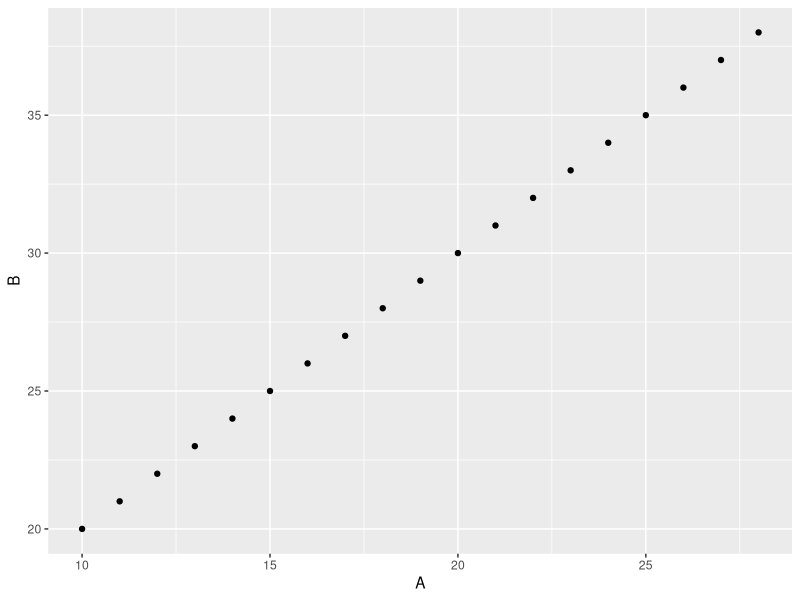
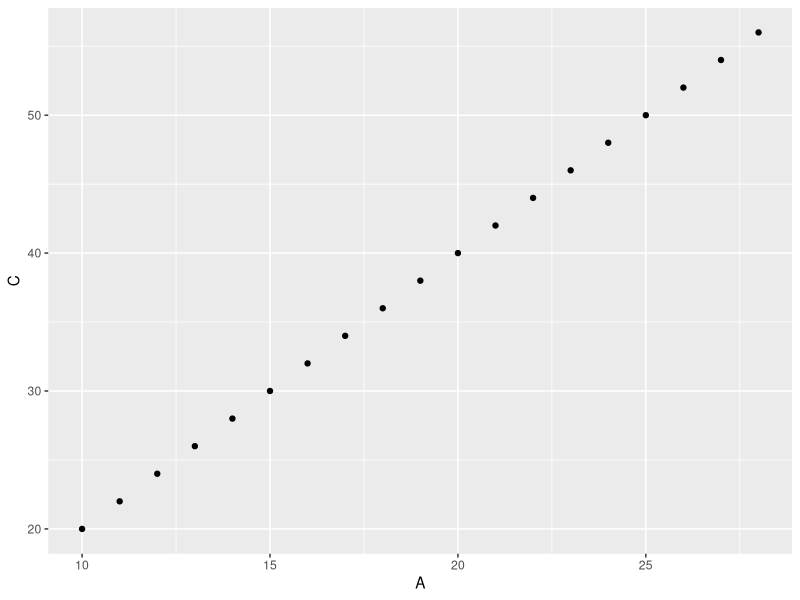
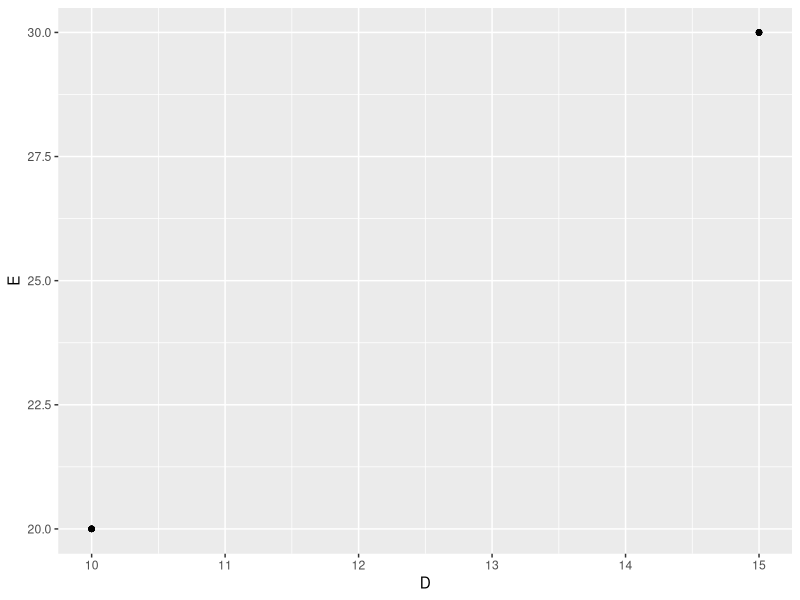
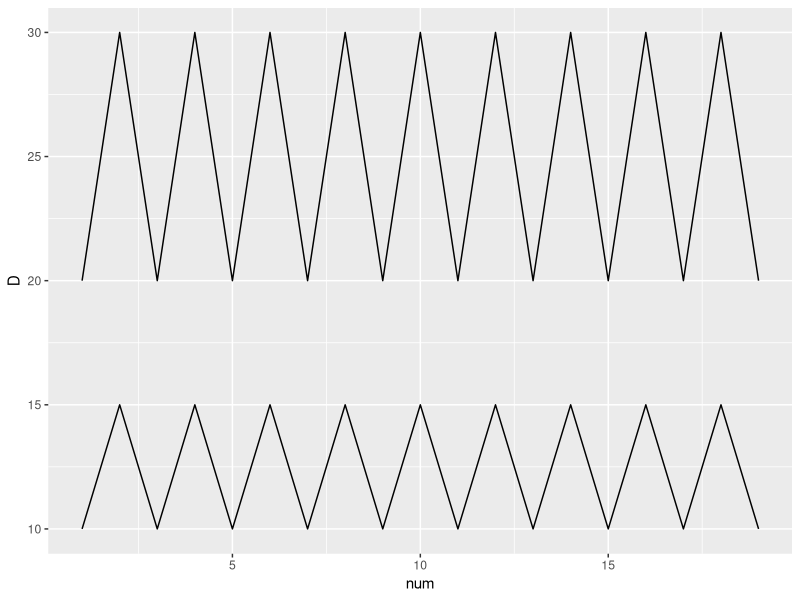
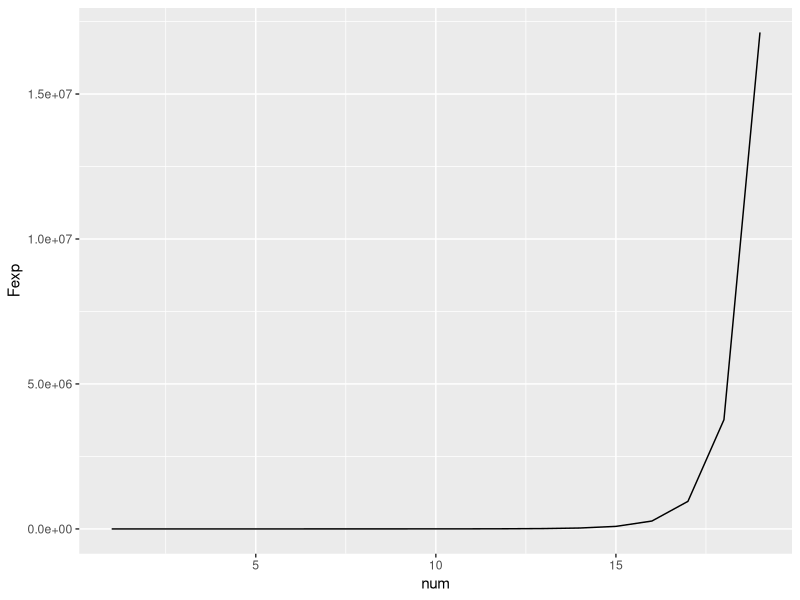
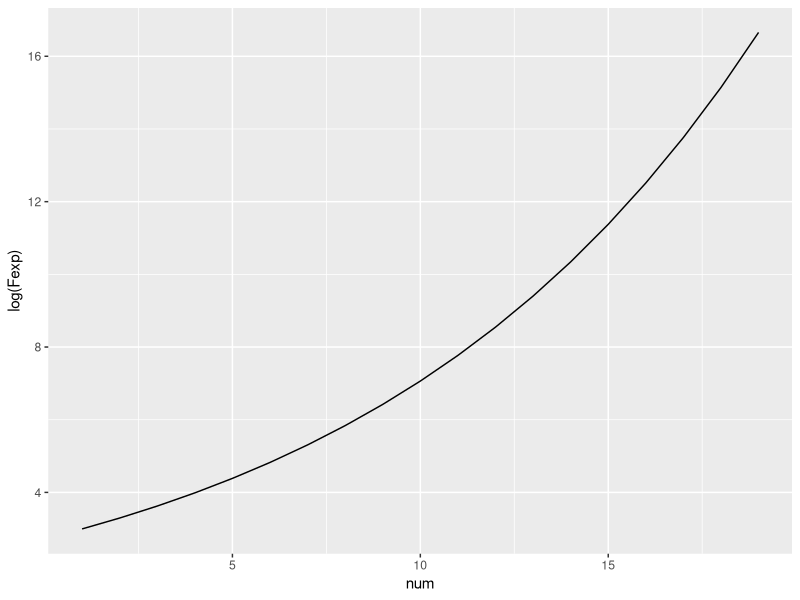
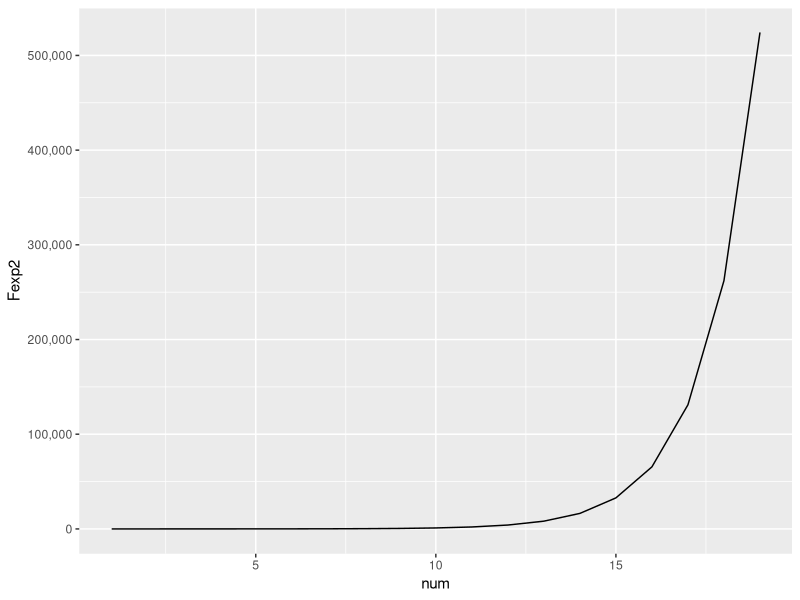
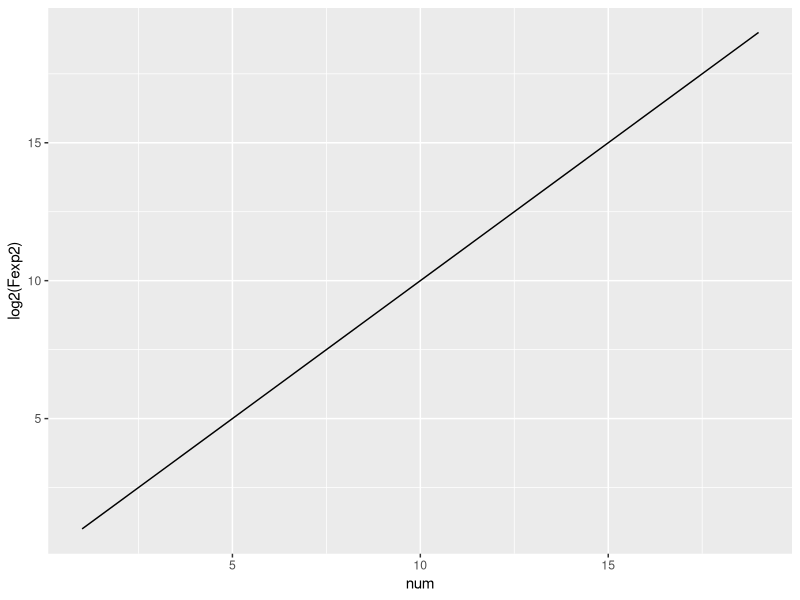

Write the R code that produced these figures, in order.
## Correlation examples

library(tidyverse)
library(scales)

## get example data
data <- read_csv('data-source/examples.csv')

cor(data[,1:8])

ggplot(data, aes(x=A, y=B))+geom_point()
cor.test(data$A, data$B)

ggplot(data, aes(x=A, y=C))+geom_point()
cor.test(data$A, data$C)

ggplot(data, aes(x=D, y=E))+geom_point()
ggplot(data, aes(x=num))+geom_line(aes(y=D))+
  geom_line(aes(y=E))

cor.test(data$D, data$E)

ggplot(data, aes(x=num, y=Fexp))+geom_line()
ggplot(data, aes(x=num, y=log(Fexp)))+geom_line()

## plot exponents of 2
ggplot(data, aes(x=num, y=Fexp2))+geom_line()+
  scale_y_continuous(labels=comma)
## transform by log2 -> straight line
ggplot(data, aes(x=num, y=log2(Fexp2)))+geom_line()+
  scale_y_continuous(labels=comma)
## note that standard log transformation also provides straight line
##  - lower y-axis because natural log (e or exp(1)) = 2.7
ggplot(data, aes(x=num, y=log(Fexp2)))+geom_line()+
  scale_y_continuous(labels=comma)

## find another straight line to correlate against
ggplot(data, aes(x=num, y=B))+geom_line()
## visualize
ggplot(data, aes(x=B, y=log2(Fexp2)))+geom_point()+
  scale_y_continuous(labels=comma)
## get correlation
cor.test(data$B, log2(data$Fexp2))

## compare with untransformed data
ggplot(data, aes(x=B, y=Fexp2))+geom_point()+
  scale_y_continuous(labels=comma)
cor.test(data$B, data$Fexp2)

## linear model for relationship based on log2
mod <- lm(data=data, log2(Fexp2)~B)
summary(mod)

## prediction based on model and value of B
dependent <- 35
log2value <- predict(mod, data.frame(B=dependent))
print(paste0('if dependent value B is ',dependent,' model predicts log2 value = ',log2value))
## transform the predicted outcome var back to original scale
2^log2value
## check with actual values in dataset
data %>% filter(B==dependent) %>% select(num, B, Fexp2)
